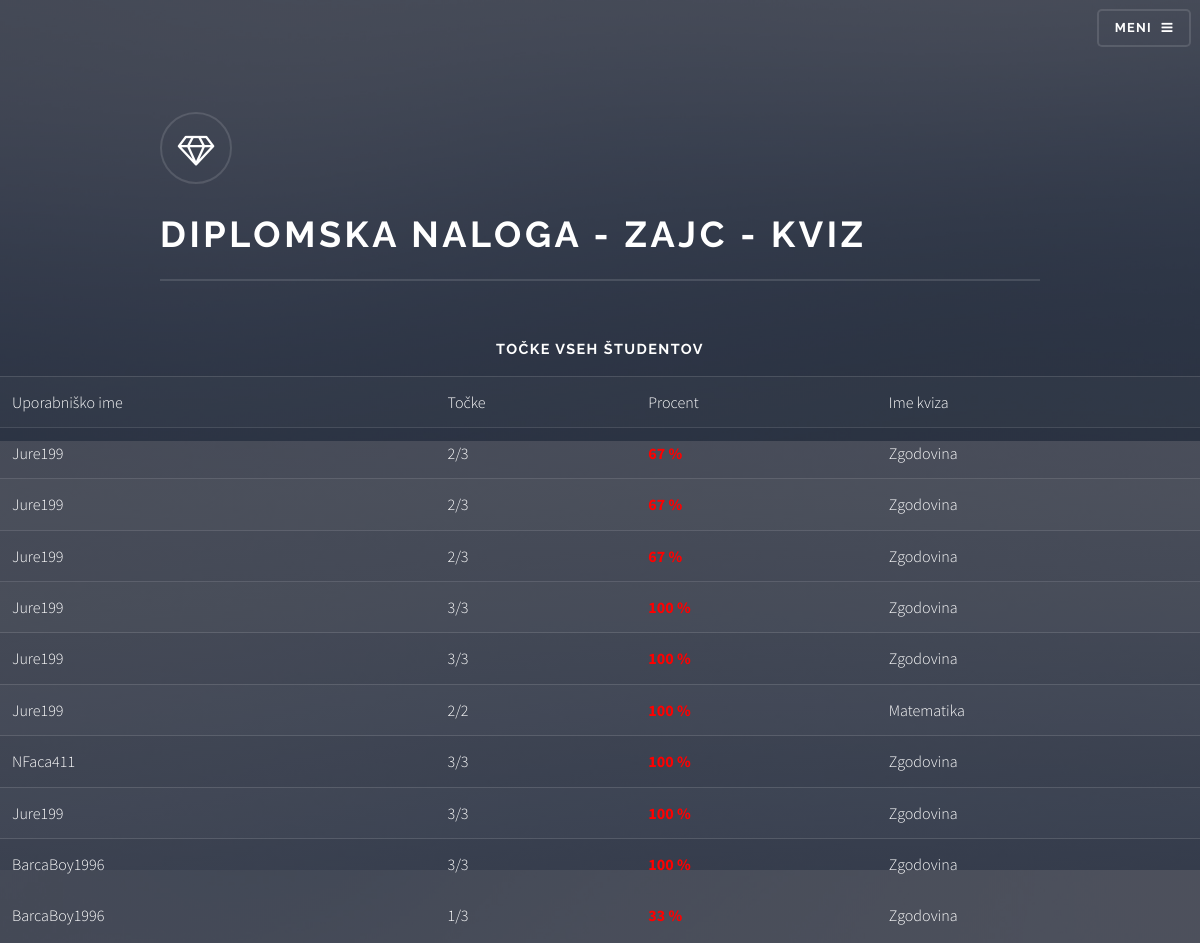
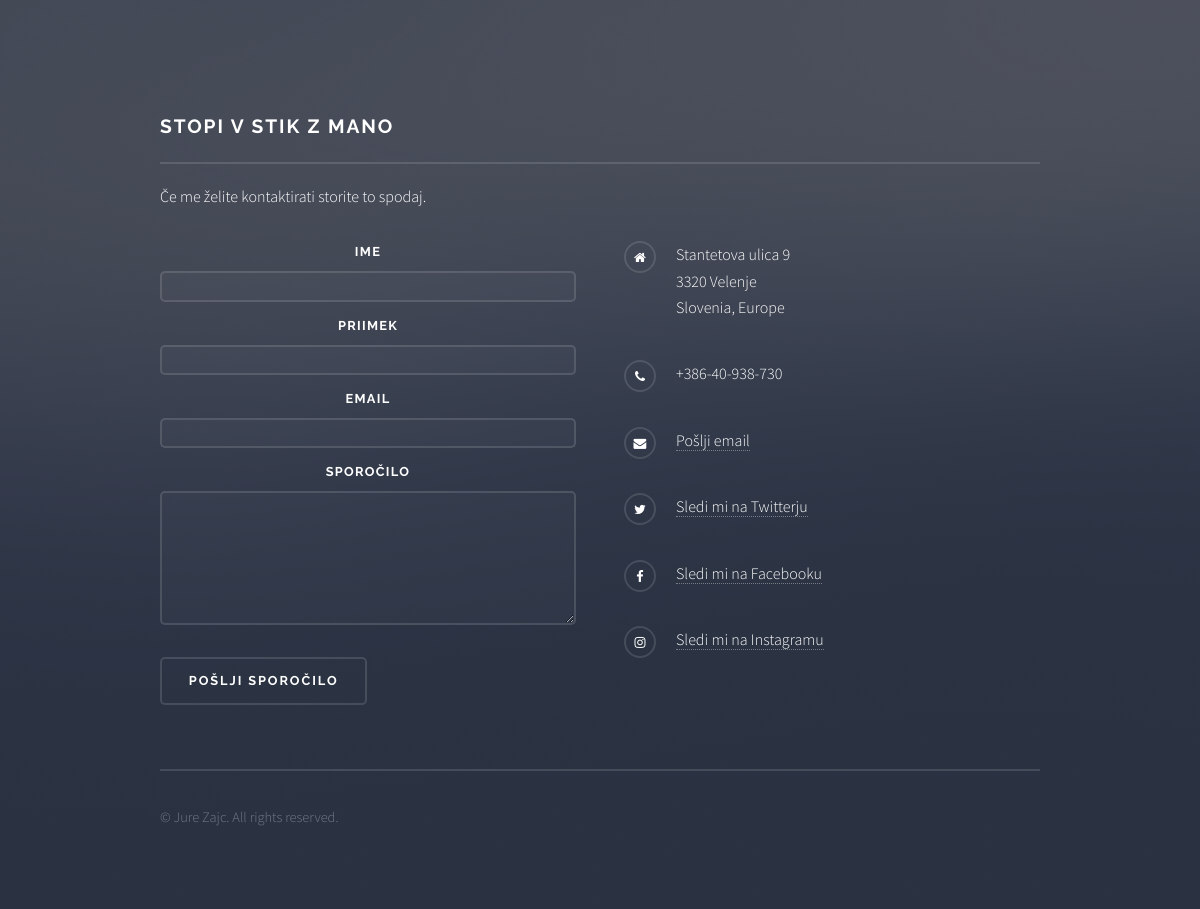
The page /all_results_admin.php (signed in) on the database its author committed (2 pictures, top to bottom).
### tables this page shows
CREATE TABLE `answers` (
  `ID_answers` int(11) NOT NULL,
  `Answer` varchar(255) NOT NULL,
  `correct` tinyint(1) DEFAULT NULL,
  `ID_users` int(11) NOT NULL,
  `ID_quizes` int(11) NOT NULL
);

CREATE TABLE `users` (
  `ID_users` int(11) NOT NULL,
  `Name` varchar(255) DEFAULT NULL,
  `Surname` varchar(255) DEFAULT NULL,
  `Username` varchar(255) DEFAULT NULL,
  `Pass` varchar(255) NOT NULL,
  `email` varchar(255) NOT NULL,
  `Admin` int(11) DEFAULT NULL,
  `text` text
);

CREATE TABLE `quizes` (
  `ID_quizes` int(11) NOT NULL,
  `ID_users` int(11) NOT NULL,
  `quiz_name` varchar(255) DEFAULT NULL,
  `since_when` date DEFAULT NULL,
  `until` date DEFAULT NULL,
  `nmb_question` int(11) DEFAULT NULL
);

### all_results_admin.php (the view)
<?php
    include_once './header.php';
    include_once './database.php';
    $user_id = $_SESSION['user_id'];
?>
<?php
    $queryAdmin = "SELECT * FROM users WHERE ID_users = $user_id";
    $resultAdmin = mysqli_query($link, $queryAdmin);
    $resultAdmin2 = mysqli_fetch_array($resultAdmin);
    if ($resultAdmin2['Admin'] == NULL){
        echo '<h1 style=text-align:center;> Nimaš zadostnih pravic za ogled te strani!</h1>';
        echo '<div style="text-align: center">';
        echo "<a style=text-align:center; href=\"javascript:history.go(-1)\">POJDI NAZAJ</a>";
        echo '</div>';
    }
 else {
?>
<h3 style="text-align: center"> Točke vseh študentov </h3>
<table>
    <tr>
        <td>Uporabniško ime</td>
        <td>Točke</td>
        <td>Procent</td>
        <td>Ime kviza</td>
    </tr>
<?php
    $query = "SELECT answers.ID_answers, answers.correct,users.Username, quizes.ID_quizes,quizes.quiz_name,quizes.nmb_question, answers.ID_users, users.email, users.Name FROM answers INNER JOIN quizes ON quizes.ID_quizes = answers.ID_quizes INNER JOIN users ON users.ID_users = answers.ID_users ";
    $result = mysqli_query($link, $query);
    while ($quiz_name = mysqli_fetch_array($result) ){
    echo '<tr>';
    echo '<td>'.$quiz_name['Username'].'</td>';
    echo '<td>'.$quiz_name['correct'];
    echo '/';
    echo $quiz_name['nmb_question'];
    $score = $quiz_name['correct']/(int)($quiz_name['nmb_question'])*100;
    $urejeno = round($score);
    echo '<td><font color = "##ff0000" weight ="bold"><span style="font-weight:bold">'.$urejeno.' % </td>';
    echo '<td>'.$quiz_name['quiz_name'].'</td>';
    echo '</tr>';
    }
?>
</table>
<?php
}
include_once './footer.php';
?>

### assets/css/main.css (style rules this page uses)
html, body, div, span, applet, object, iframe, h1, h2, h3, h4, h5, h6, p, blockquote, pre, a, abbr, acronym, address, big, cite, code, del, dfn, em, img, ins, kbd, q, s, samp, small, strike, strong, sub, sup, tt, var, b, u, i, center, dl, dt, dd, ol, ul, li, fieldset, form, label, legend, table, caption, tbody, tfoot, thead, tr, th, td, article, aside, canvas, details, embed, figure, figcaption, footer, header, hgroup, menu, nav, output, ruby, section, summary, time, mark, audio, video { margin: 0; padding: 0; border: 0; font-size: 100%; font: inherit; vertical-align: baseline; }
body { line-height: 1; }
table { border-collapse: collapse; border-spacing: 0; }
body { -webkit-text-size-adjust: none; }
*, *:before, *:after { -moz-box-sizing: border-box; -webkit-box-sizing: border-box; box-sizing: border-box; }
body { -ms-overflow-style: scrollbar; }
body { background-color: #2e3141; background-image: linear-gradient(to top, rgba(46, 49, 65, 0.8), rgba(46, 49, 65, 0.8)), url("../../images/bg.jpg"); background-size: auto, cover; background-attachment: fixed, fixed; background-position: center, center; }
body, input, select, textarea { color: #ffffff; font-family: "Source Sans Pro", Helvetica, sans-serif; font-size: 16.5pt; font-weight: 300; line-height: 1.65; }
@media screen and (max-width: 1680px) { body, input, select, textarea { font-size: 13pt; } }
@media screen and (max-width: 1280px) { body, input, select, textarea { font-size: 12pt; } }
h1, h2, h3, h4, h5, h6 { color: #ffffff; font-family: Raleway, Helvetica, sans-serif; font-weight: 700; letter-spacing: 0.1em; margin: 0 0 1em 0; text-transform: uppercase; }
h3 { font-size: 0.9em; }
table { margin: 0 0 2em 0; width: 100%; }
table tbody tr { border: solid 1px rgba(255, 255, 255, 0.125); border-left: 0; border-right: 0; }
table tbody tr:nth-child(2n + 1) { background-color: rgba(255, 255, 255, 0.025); }
table td { padding: 0.75em 0.75em; }

### rows shown on the page
answers: ID_users.Username "Jure199", correct "2", ID_quizes.nmb_question "3", ID_quizes.quiz_name "Zgodovina"
answers: ID_users.Username "Jure199", correct "2", ID_quizes.nmb_question "3", ID_quizes.quiz_name "Zgodovina"
answers: ID_users.Username "Jure199", correct "2", ID_quizes.nmb_question "3", ID_quizes.quiz_name "Zgodovina"
answers: ID_users.Username "Jure199", correct "3", ID_quizes.nmb_question "3", ID_quizes.quiz_name "Zgodovina"
answers: ID_users.Username "Jure199", correct "3", ID_quizes.nmb_question "3", ID_quizes.quiz_name "Zgodovina"
answers: ID_users.Username "Jure199", correct "2", ID_quizes.nmb_question "2", ID_quizes.quiz_name "Matematika"
answers: ID_users.Username "NFaca411", correct "3", ID_quizes.nmb_question "3", ID_quizes.quiz_name "Zgodovina"
answers: ID_users.Username "Jure199", correct "3", ID_quizes.nmb_question "3", ID_quizes.quiz_name "Zgodovina"
answers: ID_users.Username "BarcaBoy1996", correct "3", ID_quizes.nmb_question "3", ID_quizes.quiz_name "Zgodovina"
answers: ID_users.Username "BarcaBoy1996", correct "1", ID_quizes.nmb_question "3", ID_quizes.quiz_name "Zgodovina"
